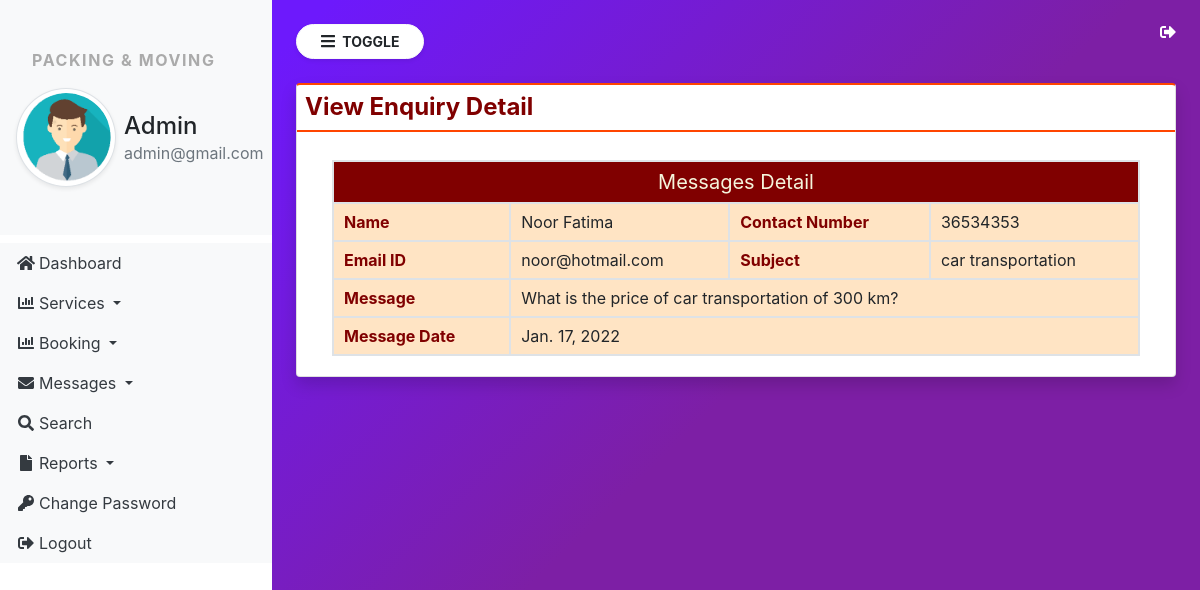
The page /view_messagesdetail/1 (signed in) on the database its author committed.
### mpmanagement/models.py (models this page shows, shortened)
class Contact(models.Model):
    name = models.CharField(max_length=100, null=True)
    subject = models.CharField(max_length=100, null=True)
    email = models.CharField(max_length=200, null=True)
    message = models.CharField(max_length=5000, null=True)
    number = models.CharField(max_length=30,null=True)
    msg_date = models.DateField(null=True)
    is_read = models.CharField(max_length=10, null=True)

### mpmanagement/views.py (the view)
# urls.py: path('view_messagesdetail/<int:pid>', view_messagesdetail, name="view_messagesdetail"),
def view_messagesdetail(request,pid):
    if not request.user.is_authenticated:
        return redirect('admin_login')
    messages = Contact.objects.get(id=pid)
    messages.is_read = "yes"
    messages.save()
    return render(request,'view_messagesdetail.html',locals())

### mpmanagement/templates/view_messagesdetail.html
{% extends 'admin_navigation.html' %}
{% block content %}
<div class="card shadow" style="border-top: 2px solid orangered;">
            <h4 class="p-2 font-weight-bold " style="border-bottom: 2px solid orangered; color: maroon;"> View Enquiry Detail </h4>
            <div class="card-body">
                <div class="container-fluid">
                     <table class="table table-bordered table-hover" id="example">
                         <tr align="center">
                            <td colspan="4" style="font-size: 20px; color: beige; background-color: maroon ;"> Messages Detail</td>
                         </tr>
                         <tr style="background-color: bisque;">
                             <th style="color: maroon;">Name</th>
                             <td>{{messages.name}}</td>
                             <th style="color: maroon;">Contact Number</th>
                             <td>{{messages.number}}</td>
                        </tr>
                        <tr style="background-color: bisque;">
                            <th style="color: maroon;">Email ID</th>
                            <td>{{messages.email}}</td>
                            <th style="color: maroon;">Subject</th>
                            <td>{{messages.subject}}</td>
                       </tr>
                        <tr style="background-color: bisque;">
                            <th colspan="1" style="color: maroon;"> Message  </th>
                            <td colspan="3">{{messages.message}}</td>
                        </tr>
                        <tr style="background-color: bisque;">
                            <th colspan="1" style="color: maroon;"> Message Date  </th>
                            <td colspan="3">{{messages.msg_date}}</td>
                        </tr>
                    </table>
                </div>
            </div>
        </div>
{% endblock %}

### mpmanagement/templates/admin_navigation.html (shortened to what this page needs)
{% load static %}
<html>
<head>
        <link rel="stylesheet" href="https://cdn.jsdelivr.net/npm/bootstrap@4.6.1/dist/css/bootstrap.min.css">
    <link rel="stylesheet" href="https://cdnjs.cloudflare.com/ajax/libs/font-awesome/4.7.0/css/font-awesome.min.css">
        <link rel="stylesheet" href="{% static 'css/sidebar.css' %}" type="text/css">
            <link rel = "stylesheet" href = "//cdn.datatables.net/1.11.3/css/jquery.dataTables.min.css">
            <link rel = "stylesheet" href = "//cdn.datatables.net/buttons/2.1.0/css/buttons.dataTables.min.css">
</head>
<body>
    <div class="bg-white vertical-nav" id="sidebar">
        <div class="py-5 px-3 bg-light mb-2">
            <p class="font-weight-bold text-uppercase px-3 sidebar-title" style="font-weight: bold;">Packing & Moving</p>
            <div class="media d-flex align-item-center">
                <img src="{% static 'images/img1.png' %}" width="100px" height="80px" class="rounded-circle img-thumbnail shadow-sm">
                <div class="media-body mx-2">
                    <h4 class=" mb-0 mt-4">Admin</h4>
                    <p class="text-muted mb-0">{{request.user.email}}</p>
                </div>
            </div>
        </div>
        <ul class="nav flex-column bg-white">
           <li class="nav-item">
               <a href="{% url 'admin_home'%}" class="nav-link text-dark bg-light">
                   <i class="fa fa-home fa-fw text primary" style="margin-right: 3px;"></i>Dashboard
               </a>
           </li>
           <li class="nav-item dropdown">
            <a href="#" class="nav-link dropdown-toggle text-dark bg-light" id="navbardrop" data-toggle="dropdown">
                <i class="fas fa-chart-bar fa-fw text primary" style="margin-right: 3px;"></i>Services
            </a>
        </li>
        <li class="nav-item dropdown">
            <a href="#" class="nav-link dropdown-toggle text-dark bg-light" id="navbardrop" data-toggle="dropdown">
                <i class="fas fa-chart-bar fa-fw text primary" style="margin-right: 3px;"></i>Booking
            </a>
        </li>
        <li class="nav-item dropdown">
            <a href="#" class="nav-link dropdown-toggle text-dark bg-light" id="navbardrop" data-toggle="dropdown">
                <i class="fas fa-envelope fa-fw text primary" style="margin-right: 3px;" ></i>Messages
            </a>
        </li>
        <li class="nav-item">
            <a href="{% url 'search'%}" class="nav-link text-dark bg-light">
                <i class="fas fa-search fa-fw text primary" style="margin-right: 3px;"></i>Search
            </a>
        </li>
        <li class="nav-item dropdown">
            <a href="#" class="nav-link dropdown-toggle text-dark bg-light" id="navbardrop" data-toggle="dropdown">
                <i class="fas fa-file fa-fw text primary" style="margin-right: 3px;" ></i>Reports
            </a>
        </li>
        <li class="nav-item">
            <a href="{% url 'change_password'%}" class="nav-link text-dark bg-light">
                <i class="fa fa-key fa-fw text primary" style="margin-right: 3px;"></i>Change Password
            </a>
        </li>
        <li class="nav-item">
            <a href="{% url 'logout'%}" class="nav-link text-dark bg-light">
                <i class="fa fa-sign-out-alt fa-fw text primary" style="margin-right: 3px;"></i>Logout
            </a>
        </li>
        </ul>
    </div>
     <div class="page-content p-4" id="content">
         <a href="{% url 'logout' %}" title="logout" class="text-white float-right"><i class="fa fa-sign-out-alt"></i></a>
        <button id="sidebarCollapse" type="button" class="btn btn-light bg-white rounded-pill shadow-sm px-4 mb-4">
            <i class="fas fa-bars" style="margin-right: 4;"></i><small class="text-uppercase" style="font-weight: bold;">
                Toggle</small></button>
                {% block content %}
                {% endblock %}
     </div>
</body>
</html>

### mpmanagement/static/css/sidebar.css (style rules this page uses)
.sidebar-title { letter-spacing: 0.1em; color: #aaa; }
body { background-image: linear-gradient(135.9deg,rgba(109,25,252,1) 16.4%,rgba(125,31,165,1) 56.1%); min-height: 100vh; }
.vertical-nav { min-width: 17rem; width: 17rem; height: 100vh; position: fixed; top: 0; left: 0; transition: all 0.4s; }
.page-content { width: calc(100%-17rem); margin-left: 17rem; transition: all 0.4s; }

### rows shown on the page
Contact: name "Noor Fatima", number "36534353", email "noor@hotmail.com", subject "car transportation", message "What is the price of car transportation of 300 km?", msg_date "Jan. 17, 2022"

### other values the page prints
{{ request.user.email }} "admin@gmail.com"
